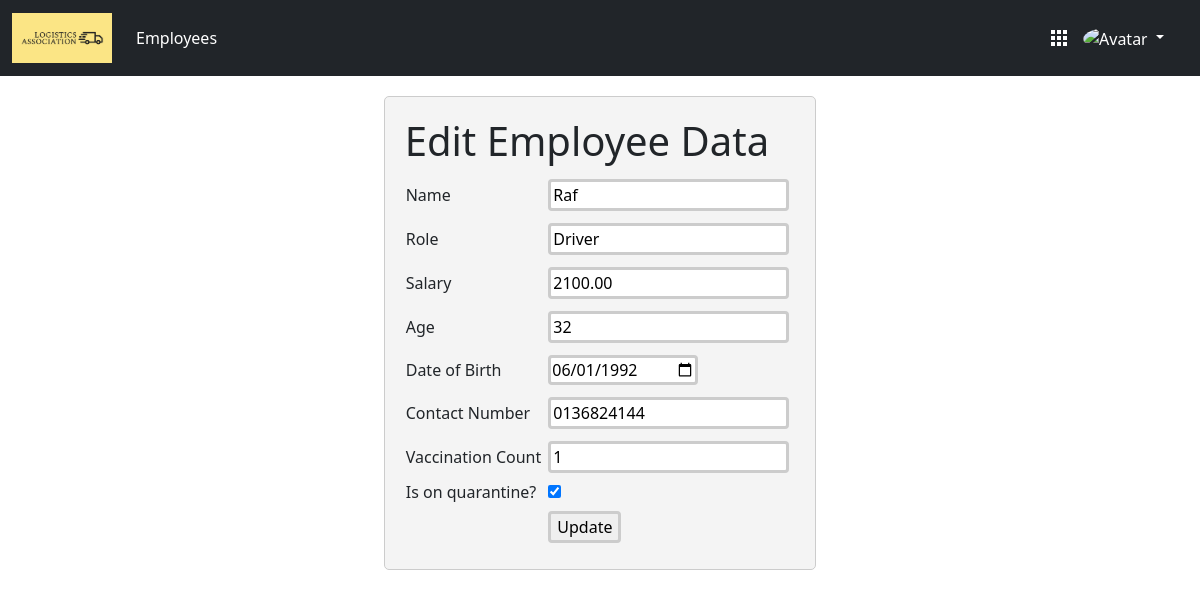
Screenshot of /edit_emp.php?id=22 (signed in) with the database file from the repository.
### tables this page shows
CREATE TABLE IF NOT EXISTS `employee` (
  `id` int NOT NULL AUTO_INCREMENT,
  `name` varchar(256) NOT NULL,
  `role` varchar(256) NOT NULL,
  `contact_num` varchar(20) NOT NULL,
  `age` int NOT NULL,
  `dob` date NOT NULL,
  `vac_count` int NOT NULL,
  `quarantine` tinyint(1) NOT NULL DEFAULT '0',
  `salary` decimal(10,2) NOT NULL DEFAULT '0.00',
  `user_id` int NOT NULL,
  PRIMARY KEY (`id`),
  UNIQUE KEY `FK_EMPLOYEE_USER_ID` (`user_id`)
);

### edit_emp.php (the view, shortened to what this page needs)
<?php
include 'db.php';
if ($_SERVER['REQUEST_METHOD'] == 'GET') {
    if (isset($_GET['id'])) {
        $id = $_GET['id'];
        $query = "SELECT * FROM employee WHERE id=$id";
        $result = mysqli_query($conn, $query);
        $employee_data = mysqli_fetch_assoc($result);
    }
}
?>
<html>
<head>
</head>
<body>
    <div id='edit-emp-page'>
        <?php include 'navbar.php'; ?>
        <div id='edit-emp-form'>
        <h1>Edit Employee Data</h1>
            <form name="update_employee" method="post" action="edit_emp.php">
                <table>
                    <tr>
                        <td>Name</td>
                        <td><input required type="text" name="name" value="<?php echo $employee_data['name']; ?>"></td>
                    </tr>
                    <tr>
                        <td>Role</td>
                        <td><input required type="text" name="role" value="<?php echo $employee_data['role']; ?>"></td>
                    </tr>
                    <tr>
                        <td>Salary</td>
                        <td><input required type="text" name="salary" value="<?php echo $employee_data['salary']; ?>"></td>
                    </tr>
                    <tr>
                        <td>Age</td>
                        <td><input required type="text" name="age" value="<?php echo $employee_data['age']; ?>"></td>
                    </tr>
                    <tr>
                        <td>Date of Birth</td>
                        <td><input required type="date" name="dob" value="<?php echo $employee_data['dob']; ?>"></td>
                    </tr>
                    <tr>
                        <td>Contact Number</td>
                        <td><input required type="text" name="contact_num" value="<?php echo $employee_data['contact_num']; ?>"></td>
                    </tr>
                    <tr>
                        <td>Vaccination Count</td>
                        <td><input required type="text" name="vac_count" value="<?php echo $employee_data['vac_count']; ?>"></td>
                    </tr>
                    <tr>
                        <td>Is on quarantine?</td>
                        <td><input type="checkbox" name="quarantine" <?php if ($employee_data['quarantine']) echo "checked"; ?>></td>
                    </tr>
                    <tr>
                        <td><input required type="hidden" name="id" value="<?php echo $_GET['id']; ?>"></td>
                        <td><input required type="submit" name="update" value="Update"></td>
                    </tr>
                </table>
            </form>
        </div>
    </div>
</body>
</html>

### styles.css (style rules this page uses)
input { border: solid; border-radius: 4px; margin: 5px; border-color: #ccc; }
#login-page, #add-emp-page, #edit-emp-page, #emp-details-page { top: 0; left: 0; display: flex; justify-content: center; flex-direction: column; }
#login-form, #add-emp-form, #edit-emp-form, #emp-details { padding: 20px; margin: 0 auto; margin-top: 20px; border: 1px solid #ccc; border-radius: 5px; background-color: #f4f4f4; }

### rows the page displays
employee: name "Raf", role "Driver", salary "2100.00", age "32", dob "06/01/1992", contact_num "0136824144", vac_count "1", quarantine "☑"
